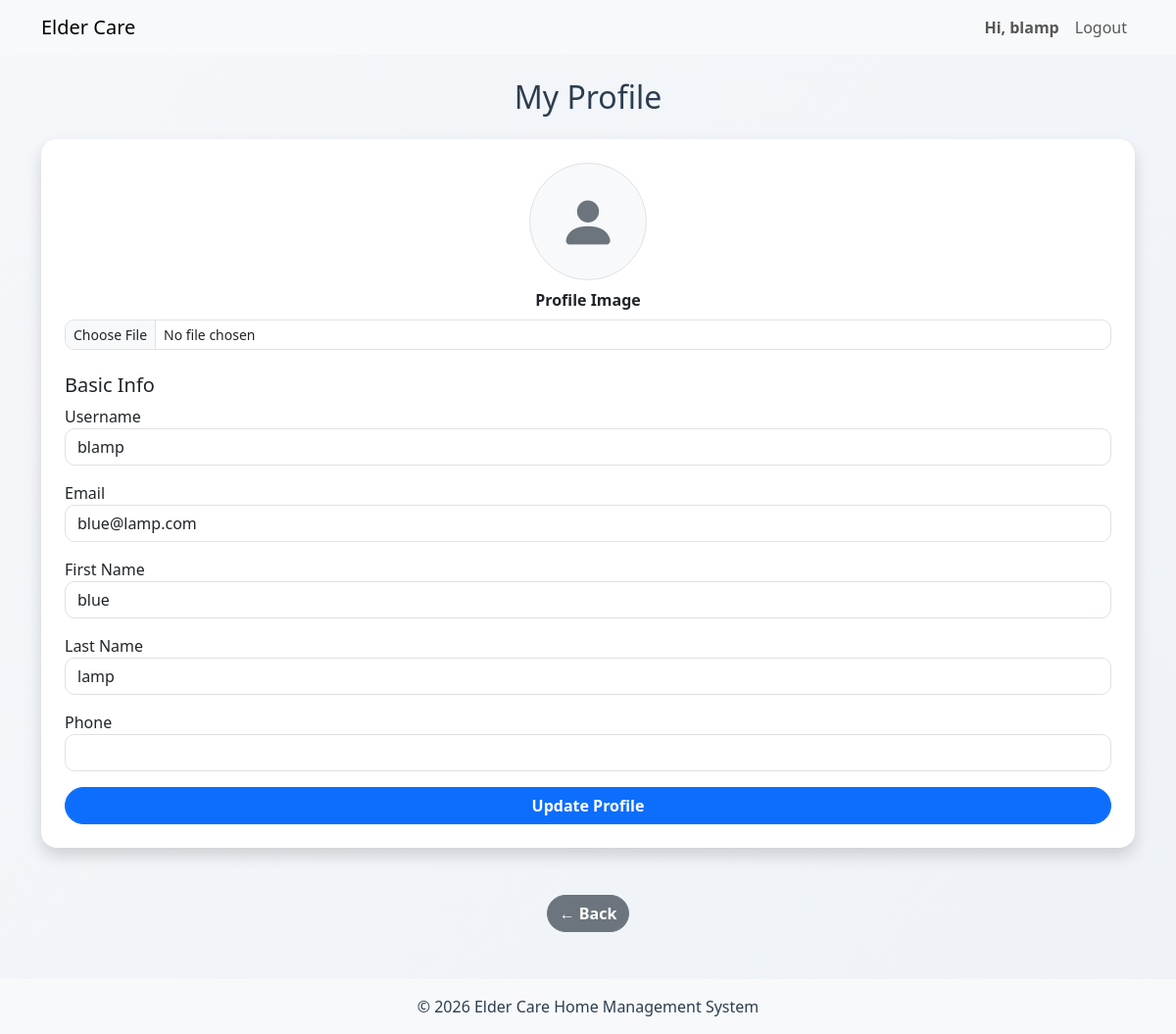
/caregivers/profile.php (signed in), run on the app's committed database.
### tables this page shows
CREATE TABLE `caregiver` (
  `empID` int(8) UNSIGNED NOT NULL,
  `user_id` int(11) NOT NULL,
  `phone` varchar(15) DEFAULT NULL,
  `fname` varchar(50) DEFAULT NULL,
  `lname` varchar(50) DEFAULT NULL,
  `profilePhoto` text DEFAULT NULL
);

CREATE TABLE `users` (
  `user_id` int(11) NOT NULL,
  `username` varchar(20) NOT NULL,
  `email` text NOT NULL,
  `password_hash` text NOT NULL,
  `role` enum('admin','family','caregiver','resident') NOT NULL DEFAULT 'family',
  `is_verified` tinyint(4) UNSIGNED NOT NULL DEFAULT 0,
  `created_at` timestamp NOT NULL DEFAULT current_timestamp()
);

### caregivers/profile.php (the view, shortened to what this page needs)
<?php
include '../includes/header.php';
$stmt = $conn->prepare("
    SELECT c.*, u.email, u.username
    FROM caregiver c
    JOIN users u ON c.user_id = u.user_id
    WHERE c.user_id = ?
");
$stmt->execute([$_SESSION['user_id']]);
$caregiver = $stmt->fetch();
?>
<div class="container py-4">
    <h2 class="text-center mb-4">My Profile</h2>
    <form method="POST" enctype="multipart/form-data" class="card shadow p-4">
        <div class="text-center mb-4">
            <?php if(!empty($caregiver['profilePhoto']) && file_exists("../uploads/caregivers/".$caregiver['profilePhoto'])): ?>
                <img src="../uploads/caregivers/<?= htmlspecialchars($caregiver['profilePhoto']) ?>"
                     class="rounded-circle shadow"
                     style="width:120px;height:120px;object-fit:cover;">
            <?php else: ?>
                <div class="rounded-circle bg-light border d-inline-flex justify-content-center align-items-center"
                     style="width:120px;height:120px;">
                    <i class="bi bi-person-fill" style="font-size:60px;color:#6c757d;"></i>
                </div>
            <?php endif; ?>
            <div class="mt-2">
                <label class="form-label"><strong>Profile Image</strong></label>
                <input type="file" name="profileImage" class="form-control form-control-sm">
            </div>
        </div>
        <h5>Basic Info</h5>
        <div class="mb-3">
            <label>Username</label>
            <input type="text" class="form-control"
                value="<?= htmlspecialchars($caregiver['username'] ?? '') ?>" readonly>
        </div>
        <div class="mb-3">
            <label>Email</label>
            <input type="email" name="email" class="form-control"
                value="<?= htmlspecialchars($caregiver['email'] ?? '') ?>" required>
        </div>
        <div class="mb-3">
            <label>First Name</label>
            <input type="text" name="fname" class="form-control"
                value="<?= htmlspecialchars($caregiver['fname'] ?? '') ?>" required>
        </div>
        <div class="mb-3">
            <label>Last Name</label>
            <input type="text" name="lname" class="form-control"
                value="<?= htmlspecialchars($caregiver['lname'] ?? '') ?>" required>
        </div>
        <div class="mb-3">
            <label>Phone</label>
            <input type="text" name="phone" class="form-control"
                value="<?= htmlspecialchars($caregiver['phone'] ?? '') ?>">
        </div>
        <button type="submit" name="update_profile" class="btn btn-primary w-100">
            Update Profile
        </button>
    </form>
</div>
<div class="text-center mt-4">
    <a href="dashboard.php" class="btn btn-secondary">← Back</a>
</div>
<?php include '../includes/footer.php'; ?>

### assets/css/global.css (style rules this page uses)
body { background: linear-gradient(135deg, #f5f7fa, #eef2f7); font-family: "Segoe UI", Tahoma, sans-serif; color: #2c3e50; }
* { transition: all 0.2s ease; }
.card { border: none; border-radius: 16px; box-shadow: 0 10px 25px rgba(0, 0, 0, 0.06); }
.btn { border-radius: 25px !important; font-weight: 600; }
.form-control { border-radius: 10px; }

### data on the page
caregiver: user.username "blamp", email "blue@lamp.com", fname "blue", lname "lamp"

### other printed values
$username "blamp"
